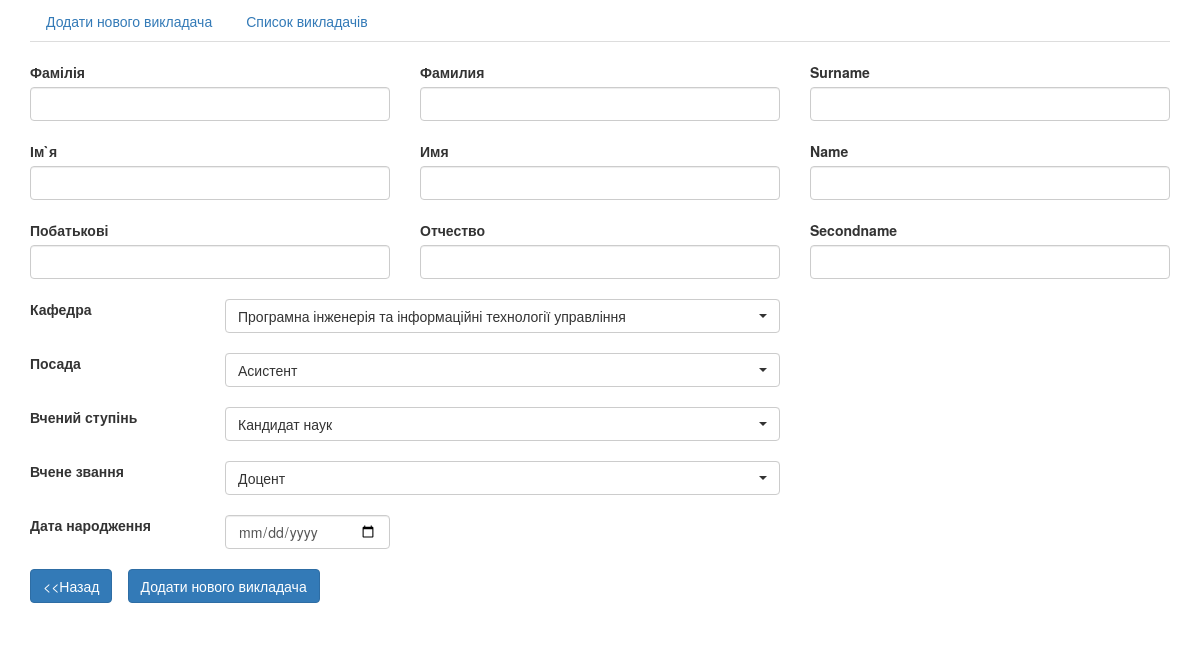
The page /classes.add_prepod.php on the database its author committed.
### tables this page shows
CREATE TABLE IF NOT EXISTS `kaf` (
  `KAF1` int(11) NOT NULL AUTO_INCREMENT,
  `KAF2R` char(100) NOT NULL,
  `KAF2U` char(100) NOT NULL,
  `KAF3` int(11) DEFAULT NULL,
  `KAF4` int(11) DEFAULT NULL,
  `KAF5R` char(10) DEFAULT NULL,
  `KAF5U` char(10) DEFAULT NULL,
  PRIMARY KEY (`KAF1`),
  KEY `FK_kaf_fklt` (`KAF3`),
  KEY `FK_kaf_prep` (`KAF4`),
  CONSTRAINT `FK_kaf_fklt` FOREIGN KEY (`KAF3`) REFERENCES `fklt` (`FKLT1`),
  CONSTRAINT `FK_kaf_prep` FOREIGN KEY (`KAF4`) REFERENCES `prep` (`PREP1`)
);

CREATE TABLE IF NOT EXISTS `dolg` (
  `DOLG1` int(11) NOT NULL AUTO_INCREMENT,
  `DOLG2R` char(35) NOT NULL,
  `DOLG2U` char(35) NOT NULL,
  PRIMARY KEY (`DOLG1`)
);

CREATE TABLE IF NOT EXISTS `step` (
  `STEP1` int(11) NOT NULL AUTO_INCREMENT,
  `STEP2R` char(40) NOT NULL,
  `STEP2U` char(40) NOT NULL,
  `STEP3R` char(10) NOT NULL,
  `STEP3U` char(10) NOT NULL,
  PRIMARY KEY (`STEP1`)
);

CREATE TABLE IF NOT EXISTS `zvan` (
  `ZVAN1` int(11) NOT NULL AUTO_INCREMENT,
  `ZVAN2R` char(30) NOT NULL,
  `ZVAN2U` char(30) NOT NULL,
  PRIMARY KEY (`ZVAN1`)
);

### plans.functions.php (the view, shortened to what this page needs)
<?php
    function select_kaf ($link){
          if ($result = $link->query("SELECT * FROM KAF")) {
              while($row = $result->fetch_assoc()){
                $num =$row['KAF1'];
              echo"<option value=\"$num\">" .$row['KAF2U'].  "</option>";
            }
          }
    }
function opt_posada($link){
  if ($result = $link->query("SELECT * FROM DOLG")) {
        while($row = $result->fetch_assoc()){
          $num =$row['DOLG1'];
        echo"<option value=\"$num\">" .$row['DOLG2U'].  "</option>";
      }
    }
}
function opt_step($link){
  if ($result = $link->query("SELECT * FROM STEP")) {
        while($row = $result->fetch_assoc()){
          $num =$row['STEP1'];
        echo"<option value=\"$num\">" .$row['STEP2U'].  "</option>";
      }
    }
}
function opt_zvan($link){
  if ($result = $link->query("SELECT * FROM ZVAN")) {
        while($row = $result->fetch_assoc()){
          $num =$row['ZVAN1'];
        echo"<option value=\"$num\">" .$row['ZVAN2U'].  "</option>";
      }
    }
}
?>

### rows shown on the page
kaf: KAF2U "Програмна інженерія та інформаційні технології управління"
dolg: DOLG2U "Асистент"
step: STEP2U "Кандидат наук"
zvan: ZVAN2U "Доцент"
